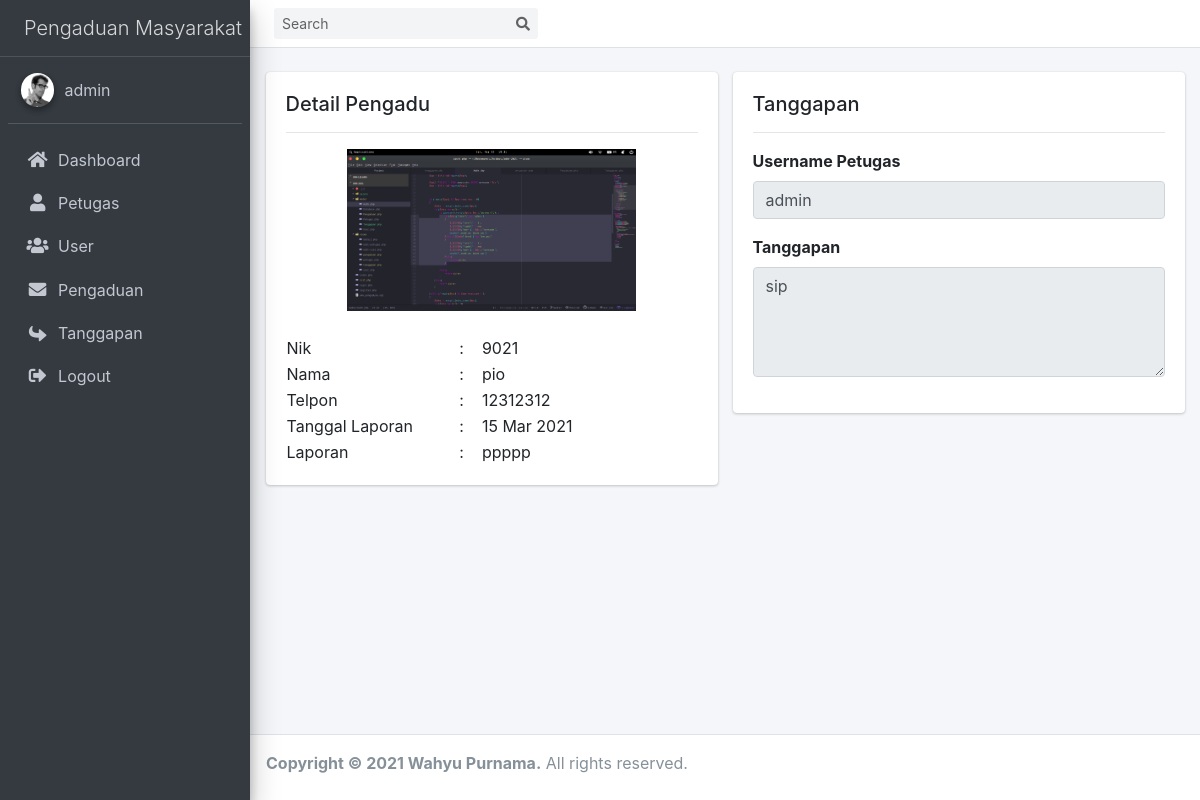
Screenshot of /index.php?page=detail&id=17 (signed in) with the database file from the repository.
### tables this page shows
CREATE TABLE `pengaduan` (
  `id_pengaduan` int(11) NOT NULL,
  `tgl_pengaduan` datetime NOT NULL ON UPDATE CURRENT_TIMESTAMP,
  `nik` char(16) NOT NULL,
  `isi_laporan` text NOT NULL,
  `foto` varchar(255) NOT NULL,
  `status` enum('0','proses','selesai','') NOT NULL,
  `delete_at` datetime DEFAULT NULL
);

CREATE TABLE `masyarakat` (
  `nik` char(16) NOT NULL,
  `nama` varchar(100) NOT NULL,
  `username` varchar(50) NOT NULL,
  `password` varchar(255) NOT NULL,
  `telp` varchar(14) NOT NULL
);

CREATE TABLE `tanggapan` (
  `id_tanggapan` int(11) NOT NULL,
  `id_pengaduan` int(11) NOT NULL,
  `tgl_tanggapan` datetime NOT NULL DEFAULT CURRENT_TIMESTAMP,
  `tanggapan` text NOT NULL,
  `id_petugas` int(11) NOT NULL
);

CREATE TABLE `petugas` (
  `id_petugas` int(11) NOT NULL,
  `nama_petugas` varchar(50) NOT NULL,
  `username` varchar(50) NOT NULL,
  `password` varchar(255) NOT NULL,
  `telp` varchar(14) NOT NULL,
  `level` enum('admin','petugas') NOT NULL
);

### model/Pengaduan.php (called while the page is built, shortened)
<?php
class Pengaduan extends Database
{
    private $db;
    function __construct()
    {
        $this->db = $this->conn();
    }
    public function detail($id)
    {
        $sql = "SELECT * FROM pengaduan INNER JOIN masyarakat using(nik) WHERE id_pengaduan = $id";
        $data = $this->db->query($sql);
        return $data->fetch_assoc();
    }
    public function tanggapan($id)
    {
        $sql = "SELECT * FROM tanggapan
        INNER JOIN petugas using(id_petugas) WHERE id_pengaduan=$id";
        $data = $this->db->query($sql);
        return $data->fetch_assoc();
    }
}

### model/Database.php (called while the page is built, shortened)
<?php
class Database
{
    private $hs = 'localhost';
    private $us = 'wahyu';
    private $pw = 'wahyup';
    private $db = 'ukk_pengaduan';
    public function conn()
    {
        $return = mysqli_connect($this->hs,$this->us,$this->pw,$this->db);
        return $return;
    }
}

### views/detail.php (the view, shortened to what this page needs)
<?php
    $id = $_GET['id'];
    $pe = new Pengaduan();
    $data = $pe->detail($id);
    $tanggapan = $pe->tanggapan($id);
    if ($tanggapan == null) {
        $tanggap = '';
    }else{
        $tanggap = $tanggapan['tanggapan'];
    }
?>
<br>
<div class="row">
    <div class="col-lg-6">
        <div class="card">
            <div class="card-body">
                <h5>Detail Pengadu</h5>
                <hr>
                <div class="text-center">
                    <img src="../assets/gambar/<?php echo $data['foto'] ?>" alt="" width="70%">
                </div>
                <br>
                <table>
                    <tr>
                        <td width="60%">Nik</td>
                        <td>: &nbsp;&nbsp; <?php echo $data['nik'] ?></td>
                    </tr>
                    <tr>
                        <td>Nama</td>
                        <td>: &nbsp;&nbsp; <?php echo $data['nama'] ?></td>
                    </tr>
                    <tr>
                        <td>Telpon</td>
                        <td>: &nbsp;&nbsp; <?php echo $data['telp'] ?></td>
                    </tr>
                    <tr>
                        <td>Tanggal Laporan</td>
                        <td>: &nbsp;&nbsp; <?php echo date('d M Y',strtotime($data['tgl_pengaduan'])) ?></td>
                    </tr>
                    <tr>
                        <td>Laporan</td>
                        <td>: &nbsp;&nbsp; <?php echo $data['isi_laporan'] ?></td>
                    </tr>
                </table>
            </div>
        </div>
    </div>
    <div class="col-lg-6">
        <div class="card">
            <div class="card-body">
                <h5>Tanggapan</h5>
                <hr>
                <form action="" method="POST">
                    <div class="form-group">
                        <label for="petugas">Username Petugas</label>
                        <input type="text" class="form-control" id="petugas" placeholder="Username Petugas" value="<?= ($tanggapan == '') ?   $_SESSION['user'] : $tanggapan['nama_petugas'] ?>" disabled>
                    </div>
                    <div class="form-group">
                        <label for="tanggapan">Tanggapan</label>
                        <textarea name="tanggapan" rows="4" class="form-control" required <?php echo ($tanggap !== '') ? 'disabled' : '' ?>><?php echo ($tanggap !== '') ? $tanggap : '' ?></textarea>
                    </div>
                </form>
            </div>
        </div>
    </div>
</div>

### rows the page displays
pengaduan: foto (picture), nik "9021", masyarakat.nama "pio", masyarakat.telp "12312312", tgl_pengaduan "15 Mar 2021", isi_laporan "ppppp"
tanggapan: id_petugas.nama_petugas "admin", tanggapan "sip"

### other values shown
$_SESSION['user'] "admin"
